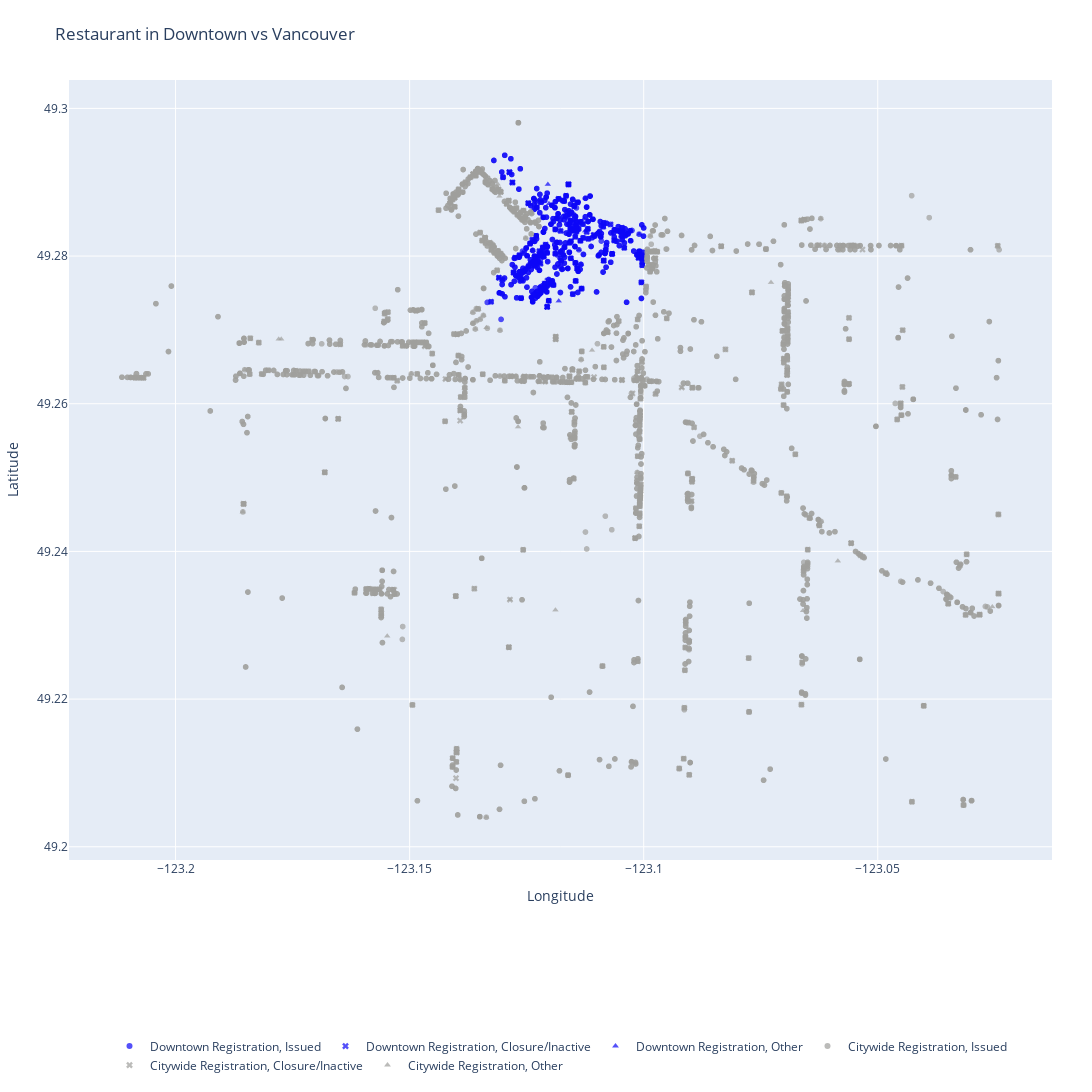

The code cell stored with this chart in its notebook:
### Markdown cell above
Great, our function gives us a package summary of the metrics we defined and how the combination of them can be interpreted. All that's left now is to present this in an interpretable manner.

The first thing we can do is create a graph for a given business type and location, to visualize the concentration, and perhaps the closure rate with shapes. Let's do that:

### Code cell
# We can use seaborn like we did earlier, but using Plotly can add an interactive element to our visualization:


import plotly.express as px

def plot_map(business_type, local_area):

    # We'll start with using a lighter dataset:

    df_plot = df_filtered[['BusinessType', 'LocalArea', 'Status', 'lat', 'long']].copy()

    df_plot = df_plot[df_plot['BusinessType'] == business_type].copy()

    # Let's now group our statuses:

    df_plot['Status Group'] = np.where(df_plot['Status'] == 'Issued',
                                       'Issued',
                                       np.where(
                                           df_plot['Status'].isin(['Gone Out of Business', 'Inactive']),
                                           'Closure/Inactive',
                                           'Other'
                                       )
                                      )

    

    # Let's now create highlight labels to drive color:
    
    df_plot['Group'] = 'Background'

    is_type = df_plot["BusinessType"] == business_type
    is_type_and_area = is_type & (df_plot["LocalArea"] == local_area)

    df_plot.loc[is_type, "Group"] = "Citywide Registration"
    df_plot.loc[is_type_and_area, "Group"] = f"{local_area} Registration"

    # Now let's plot:

    fig = px.scatter(
        df_plot,
        x = "long",
        y = "lat",
        color = "Group",
        symbol = "Status Group",
        opacity = 0.7,
        hover_data = ["BusinessType", "LocalArea"],
        title = f"{business_type} in {local_area} vs Vancouver",
        color_discrete_map = {
            'Background': '#d9d9d9',
            'Citywide Registration': '#9f9f9c',
            f'{local_area} Registration': '#0C06F7' # Distinct colors
        },
        symbol_map = {
            'Issued': 'circle',
            'Exit': 'x',
            'Other': 'triangle-up' # Distinct shapes
    }
            
    )

    


    # Let's make our plot as large as we can, and as readable:

    fig.update_layout(
        height = 1200,
        width = 1500,
        xaxis_title = "Longitude",
        yaxis_title = "Latitude",
        legend = dict(
            orientation = "h",
            yanchor = "top",
            y = -0.22,
            xanchor = "center",
            x = 0.5,
            title_text = "" # remove default combined title
        ),
        margin = dict(l = 40, r = 40, t = 80, b = 100)
    )
            
                      
        

    return fig

# Let's test it:


fig = plot_map("Restaurant", "Downtown")
fig.show()

### Figure 1 — Plotly figure (JSON) as saved in the notebook; plotly's stock layout.template omitted (floating-point values rounded to 4 significant figures; data arrays with more than 128 entries replaced by an {"elided": "..."} marker saying what was removed)
{"data": [{"customdata": {"elided": "884x2 str values"}, "hovertemplate": "Group=Downtown Registration<br>Status Group=Issued<br>long=%{x}<br>lat=%{y}<br>BusinessType=%{customdata[0]}<br>LocalArea=%{customdata[1]}<extra></extra>", "legendgroup": "Downtown Registration, Issued", "marker": {"color": "#0C06F7", "opacity": 0.7, "symbol": "circle"}, "mode": "markers", "name": "Downtown Registration, Issued", "showlegend": true, "type": "scattergl", "x": {"elided": "884 float values"}, "xaxis": "x", "y": {"elided": "884 float values"}, "yaxis": "y"}, {"customdata": {"elided": "130x2 str values"}, "hovertemplate": "Group=Downtown Registration<br>Status Group=Closure/Inactive<br>long=%{x}<br>lat=%{y}<br>BusinessType=%{customdata[0]}<br>LocalArea=%{customdata[1]}<extra></extra>", "legendgroup": "Downtown Registration, Closure/Inactive", "marker": {"color": "#0C06F7", "opacity": 0.7, "symbol": "x"}, "mode": "markers", "name": "Downtown Registration, Closure/Inactive", "showlegend": true, "type": "scattergl", "x": {"elided": "130 float values"}, "xaxis": "x", "y": {"elided": "130 float values"}, "yaxis": "y"}, {"customdata": [["Restaurant", "Downtown"], ["Restaurant", "Downtown"], ["Restaurant", "Downtown"], ["Restaurant", "Downtown"], ["Restaurant", "Downtown"], ["Restaurant", "Downtown"], ["Restaurant", "Downtown"], ["Restaurant", "Downtown"], ["Restaurant", "Downtown"], ["Restaurant", "Downtown"], ["Restaurant", "Downtown"], ["Restaurant", "Downtown"], ["Restaurant", "Downtown"], ["Restaurant", "Downtown"], ["Restaurant", "Downtown"], ["Restaurant", "Downtown"], ["Restaurant", "Downtown"], ["Restaurant", "Downtown"], ["Restaurant", "Downtown"], ["Restaurant", "Downtown"], ["Restaurant", "Downtown"], ["Restaurant", "Downtown"], ["Restaurant", "Downtown"], ["Restaurant", "Downtown"], ["Restaurant", "Downtown"], ["Restaurant", "Downtown"], ["Restaurant", "Downtown"], ["Restaurant", "Downtown"], ["Restaurant", "Downtown"], ["Restaurant", "Downtown"], ["Restaurant", "Downtown"], ["Restaurant", "Downtown"], ["Restaurant", "Downtown"], ["Restaurant", "Downtown"], ["Restaurant", "Downtown"], ["Restaurant", "Downtown"], ["Restaurant", "Downtown"], ["Restaurant", "Downtown"], ["Restaurant", "Downtown"], ["Restaurant", "Downtown"], ["Restaurant", "Downtown"], ["Restaurant", "Downtown"], ["Restaurant", "Downtown"], ["Restaurant", "Downtown"], ["Restaurant", "Downtown"], ["Restaurant", "Downtown"], ["Restaurant", "Downtown"], ["Restaurant", "Downtown"], ["Restaurant", "Downtown"], ["Restaurant", "Downtown"], ["Restaurant", "Downtown"], ["Restaurant", "Downtown"], ["Restaurant", "Downtown"], ["Restaurant", "Downtown"], ["Restaurant", "Downtown"], ["Restaurant", "Downtown"], ["Restaurant", "Downtown"], ["Restaurant", "Downtown"], ["Restaurant", "Downtown"], ["Restaurant", "Downtown"], ["Restaurant", "Downtown"], ["Restaurant", "Downtown"], ["Restaurant", "Downtown"], ["Restaurant", "Downtown"]], "hovertemplate": "Group=Downtown Registration<br>Status Group=Other<br>long=%{x}<br>lat=%{y}<br>BusinessType=%{customdata[0]}<br>LocalArea=%{customdata[1]}<extra></extra>", "legendgroup": "Downtown Registration, Other", "marker": {"color": "#0C06F7", "opacity": 0.7, "symbol": "triangle-up"}, "mode": "markers", "name": "Downtown Registration, Other", "showlegend": true, "type": "scattergl", "x": [-123.1, -123.1, -123.1, -123.1, -123.1, -123.1, -123.1, -123.1, -123.1, -123.1, -123.1, -123.1, -123.1, -123.1, -123.1, -123.1, -123.1, -123.1, -123.1, -123.1, -123.1, -123.1, -123.1, -123.1, -123.1, -123.1, -123.1, -123.1, -123.1, -123.1, -123.1, -123.1, -123.1, -123.1, -123.1, -123.1, -123.1, -123.1, -123.1, -123.1, -123.1, -123.1, -123.1, -123.1, -123.1, -123.1, -123.1, -123.1, -123.1, -123.1, -123.1, -123.1, -123.1, -123.1, -123.1, -123.1, -123.1, -123.1, -123.1, -123.1, -123.1, -123.1, -123.1, -123.1], "xaxis": "x", "y": [49.28, 49.28, 49.28, 49.29, 49.28, 49.28, 49.28, 49.28, 49.29, 49.27, 49.28, 49.28, 49.28, 49.28, 49.28, 49.28, 49.28, 49.28, 49.28, 49.28, 49.28, 49.28, 49.29, 49.28, 49.28, 49.29, 49.29, 49.28, 49.28, 49.28, 49.28, 49.28, 49.29, 49.28, 49.27, 49.28, 49.28, 49.28, 49.29, 49.28, 49.28, 49.28, 49.28, 49.28, 49.28, 49.28, 49.27, 49.28, 49.28, 49.29, 49.28, 49.28, 49.28, 49.28, 49.28, 49.29, 49.29, 49.28, 49.29, 49.28, 49.28, 49.28, 49.28, 49.28], "yaxis": "y"}, {"customdata": {"elided": "2364x2 str values"}, "hovertemplate": "Group=Citywide Registration<br>Status Group=Issued<br>long=%{x}<br>lat=%{y}<br>BusinessType=%{customdata[0]}<br>LocalArea=%{customdata[1]}<extra></extra>", "legendgroup": "Citywide Registration, Issued", "marker": {"color": "#9f9f9c", "opacity": 0.7, "symbol": "circle"}, "mode": "markers", "name": "Citywide Registration, Issued", "showlegend": true, "type": "scattergl", "x": {"elided": "2364 float values"}, "xaxis": "x", "y": {"elided": "2364 float values"}, "yaxis": "y"}, {"customdata": {"elided": "343x2 str values"}, "hovertemplate": "Group=Citywide Registration<br>Status Group=Closure/Inactive<br>long=%{x}<br>lat=%{y}<br>BusinessType=%{customdata[0]}<br>LocalArea=%{customdata[1]}<extra></extra>", "legendgroup": "Citywide Registration, Closure/Inactive", "marker": {"color": "#9f9f9c", "opacity": 0.7, "symbol": "x"}, "mode": "markers", "name": "Citywide Registration, Closure/Inactive", "showlegend": true, "type": "scattergl", "x": {"elided": "343 float values"}, "xaxis": "x", "y": {"elided": "343 float values"}, "yaxis": "y"}, {"customdata": {"elided": "145x2 str values"}, "hovertemplate": "Group=Citywide Registration<br>Status Group=Other<br>long=%{x}<br>lat=%{y}<br>BusinessType=%{customdata[0]}<br>LocalArea=%{customdata[1]}<extra></extra>", "legendgroup": "Citywide Registration, Other", "marker": {"color": "#9f9f9c", "opacity": 0.7, "symbol": "triangle-up"}, "mode": "markers", "name": "Citywide Registration, Other", "showlegend": true, "type": "scattergl", "x": {"elided": "145 float values"}, "xaxis": "x", "y": {"elided": "145 float values"}, "yaxis": "y"}], "layout": {"height": 1200, "legend": {"orientation": "h", "title": {"text": ""}, "tracegroupgap": 0, "x": 0.5, "xanchor": "center", "y": -0.22, "yanchor": "top"}, "margin": {"b": 100, "l": 40, "r": 40, "t": 80}, "title": {"text": "Restaurant in Downtown vs Vancouver"}, "width": 1500, "xaxis": {"anchor": "y", "domain": [0, 1], "title": {"text": "Longitude"}}, "yaxis": {"anchor": "x", "domain": [0, 1], "title": {"text": "Latitude"}}}}
